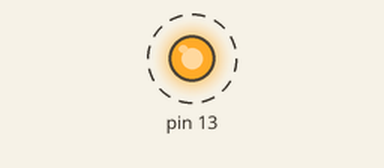
Bench run of a sketch on a simulated Arduino Uno, built with avr-gcc and run on an emulated ATmega328P. Parts: output pins drawn as LEDs (lit = HIGH). Dashed ring = blinking.

Above: at 0.1 s.
Timing chart, 0 to 3.0 s (numbered marks = the images above):
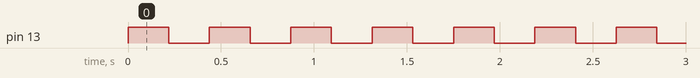

The sketch:

ch04p02.ino
```cpp
void NewDelay(unsigned char mSecondsApx);
//#define MESSAGE_MAX_LEN 80
//char message[MESSAGE_MAX_LEN];

void setup()
{
  unsigned char *portDDRB;

  portDDRB = (unsigned char *) 0x24;

  *portDDRB |= 0x20;

  //Serial.begin(9600);
}

void loop()
{
  unsigned char *portB;

  portB = (unsigned char *) 0x25;

  *portB |= 0x20;
  NewDelay(100);
  *portB &= 0xDF;
  NewDelay(100);
}

void NewDelay(unsigned char mSecondsApx)
{
  volatile unsigned long i;
  unsigned long endTime = 1000 * ((long) mSecondsApx);

  //snprintf(message, MESSAGE_MAX_LEN, "%lu,%c\n", endTime, mSecondsApx);
  //Serial.write(message);

  /*
   * Turns out `void NewDelay(unsigned char mSecondsApx)` will not work with unsigned long arithmetic.
   * Had to typecase the `char` variable as a long in order for the arithmetic to work.
   * I used the serial and print functions to figure this out.
   */

  for (i = 0; i < endTime; i++);
}
```

Measured:
- by itself, pin 13: alternates HIGH for 0.22 s and LOW for 0.22 s
